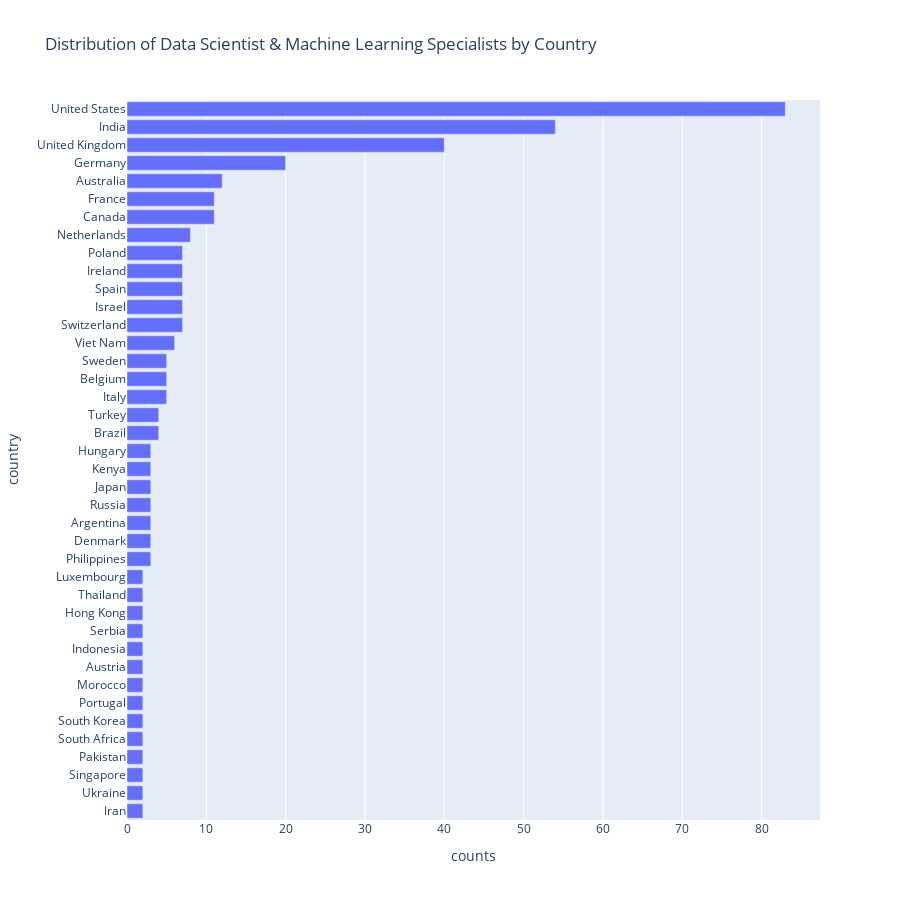

Notebook code for this chart:
### Markdown cell above
And now we would like to see them on a nice plot

### Code cell
# So let's print them with an horizontal bar
fig = px.bar(
    top_country, 
    x='counts', 
    y="country", 
    orientation='h', 
    title='Distribution of Data Scientist & Machine Learning Specialists by Country', 
    width=900,
    height=900 
)

fig.show()

### Figure 1 — Plotly figure (JSON) as saved in the notebook; plotly's stock layout.template omitted (floating-point values rounded to 4 significant figures)
{"data": [{"alignmentgroup": "True", "hovertemplate": "counts=%{x}<br>country=%{y}<extra></extra>", "legendgroup": "", "marker": {"color": "#636efa"}, "name": "", "offsetgroup": "", "orientation": "h", "showlegend": false, "textposition": "auto", "type": "bar", "x": [2, 2, 2, 2, 2, 2, 2, 2, 2, 2, 2, 2, 2, 2, 3, 3, 3, 3, 3, 3, 3, 4, 4, 5, 5, 5, 6, 7, 7, 7, 7, 7, 8, 11, 11, 12, 20, 40, 54, 83], "xaxis": "x", "y": ["Iran", "Ukraine", "Singapore", "Pakistan", "South Africa", "South Korea", "Portugal", "Morocco", "Austria", "Indonesia", "Serbia", "Hong Kong", "Thailand", "Luxembourg", "Philippines", "Denmark", "Argentina", "Russia", "Japan", "Kenya", "Hungary", "Brazil", "Turkey", "Italy", "Belgium", "Sweden", "Viet Nam", "Switzerland", "Israel", "Spain", "Ireland", "Poland", "Netherlands", "Canada", "France", "Australia", "Germany", "United Kingdom", "India", "United States"], "yaxis": "y"}], "layout": {"barmode": "relative", "height": 900, "legend": {"tracegroupgap": 0}, "title": {"text": "Distribution of Data Scientist & Machine Learning Specialists by Country"}, "width": 900, "xaxis": {"anchor": "y", "domain": [0, 1], "title": {"text": "counts"}}, "yaxis": {"anchor": "x", "domain": [0, 1], "title": {"text": "country"}}}}
